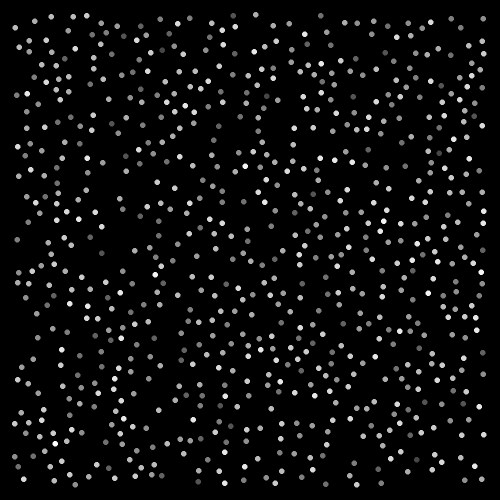
%> input picture Image Model/8bit_image.tif, 1000 x 1000 px (shown at 1/2 size); the run also reads 1 picture not shown here
$ octave HS_script.m   (GNU Octave 9; MATLAB toolbox functions it lacks are replaced by stand-ins)
%> lines starting %> are read from the running program, lines starting %| are printed output that depends on the picture; in (x1, y1, x2, y2) boxes, pixels count from 0 and x2, y2 are one past the last pixel; in counts of white or black regions, pixels touching at a corner belong together; the program's own positions count from 1
### HS_Script/formatgrayscale.m
function image = formatgrayscale(input, invert)

% This function corrects the format of the input image for program
% processing by converting the image to grayscale.
%
% It also inverts the image as specified by the invert variable (Y/N).
%
% If the image is already grayscale, this function will ignore it.
%
% Note: Certain tiff files (particularly those with CMYK channels) will
% NOT work with this function. In those cases, you must convert the file
% manually (ex. photoshop).
%
% By Andrew Van (2012)

disp('#CHECKING FORMAT')

% Invert Image
if invert == 'Y'
    input = imcomplement(input);
    disp('#INVERTING IMAGE')
end
%figure, imshow(input), title('Original Image');

% If Image is not GreyScale
if ndims(input) == 3
    disp('#IMAGE IS NOT GRAYSCALE')
    %Convert Image to GreyScale
    disp('#CONVERTING TO GRAYSCALE')
    image = rgb2gray(input);
    %figure, imshow(I), title('Greyscale Image');

% Image is already GreyScale
elseif ndims(input) == 2
    disp('#IMAGE ALREADY GRAYSCALE')
    image = input;

% Invalid image format
else
    disp('#Error Invalid Image Format\nFile must be grayscale or RGB');
end

### HS_Script/create_mask.m
function [filled_mask, img_props] = create_mask(img, oimg, erode, show_fig)
% create_mask
%   Creates mask from hand segmentation

% Get Mask
r = img(:,:,1);
g = img(:,:,2);
b = img(:,:,3);
mask = (g < 90) & (r > 110);
filled_mask = imfill(mask, 'holes');
if erode == 'Y'
    se = strel('disk', 1, 8);
    filled_mask = imerode(filled_mask, se);
end

% Save Area, Eccentricity
img_props = regionprops(bwconncomp(filled_mask), oimg, 'all');

% Show figure
if show_fig == 'Y'
    figure, imshow(filled_mask);
end

% Label Objects
for k = 1:numel(img_props)
    x = img_props(k).Centroid;
    if show_fig == 'Y'
        text(x(1),x(2),sprintf('%d',k),...
            'HorizontalAlignment', 'center',...
            'VerticalAlignment', 'middle',...
            'Color', [1,0.6,0]);
    end
end

### HS_Script/bg_remove.m
function [output, bg_area, mask] = bg_remove(input)
% Background Remover
%   Removes Background from Image

%disp('#REMOVING BACKGROUND')
%set(lb, 'String', cmdwinout());

% [w l] = size(input);

% Create Binary Mask
binary_mask = ~im2bw(input, graythresh(input)/1.5);
% figure, imshow(binary_mask);

% Find Large Areas
properties=regionprops(binary_mask, 'Area');
idx = ([properties.Area] > 10000);
L = labelmatrix(bwconncomp(binary_mask));
mask = ismember(L, find(idx));
h_mask = imfill(mask, 'holes');
holes = h_mask & ~mask;
bigholes = bwareaopen(holes, 1000);
smallholes = holes & ~bigholes;
mask = mask|smallholes;
% figure, imshow(mask), title('Mask');

% Set Selected Region to 0
input(mask == 1) = 0;

% Setup Outputs
output = input;
mask = imcomplement(mask);
% figure, imshow(output), title('Output');

% Calculate 'Real Image Area'
bordered_mask = bwperim(mask); % For consistency
mask = imfill(bordered_mask,'holes'); % For consistency
bg_area = nnz(mask);
end

### HS_Script/HS_script.m
clc;
clear all;
close all;

%%%%%%%%%%%%%%%%%%%%%%%%%%%%%%%%%%%%%%%%%%%%%%%%%%%%%%%%%%%%%%%%%%%%%%%%%%%

% Erodes segmentation mask by one pixel ('Y' or 'N')
erode = 'N';

% Enable/Disable background remover ('Y' or 'N', enables/disables the background remover function)
bgr = 'Y';

% Show Figure ('Y' or 'N', outputs figure of the segmented image)
show_fig = 'N';

% Excel Filename
xlssavename = 'results.xls';

%%%%%%%%%%%%%%%%%%%%%%%%%%%%%%%%%%%%%%%%%%%%%%%%%%%%%%%%%%%%%%%%%%%%%%%%%%%

% Open Segmented Files
[filename, pathname, ~] = uigetfile({'*.png';'*.jpg';...
    '*.bmp';'*.tif;*.tiff';}, 'File Selector', 'MultiSelect', 'on');
%> the answer given: ../Image Model/8bit_image.tif

% Open Original Files
[filename2, pathname2, ~] = uigetfile({'*.png';'*.jpg';...
    '*.bmp';'*.tif;*.tiff';}, 'File Selector', 'MultiSelect', 'on');
%> the answer given: ../Image Model/I.png

if ~isequal(filename, 0)
    % If filename not cell array, make cell array
    if ~iscell(filename)
        filename = {filename};
        filename2 = {filename2};
    end

    % Find the number of files opened
    num = size(filename ,2);

    % Create cell array
    img = cell(1, num);
    oimg = cell(1, num);
    name = cell(1, num);
    mask = cell(1, num);
    raw_area = cell(1, num);
    raw_eccen = cell(1,num);
    extent = cell(1,num);
    solidity = cell(1,num);
    obj_intensity = cell(1, num);
    sd_obj_intensity = cell(1, num);
    bg_intensity = cell(1, num);
    sd_bg_intensity = cell(1, num);
    NCR = zeros(1, num);
    area = zeros(1, num);
    area_sd = zeros(1, num);
    eccen = zeros(1, num);
    eccen_sd = zeros(1, num);
    objects = zeros(1, num);

    % Save each image/filename to memory
    for n=2:num+1
        img{n-1} = imcrop(imread([pathname filename{n-1}]),[1,1,999,999]);
        oimg{n-1} = imcrop(formatgrayscale(imread([pathname2,...
            filename2{n-1}]),'N'),[1,1,999,999]);
        [path, name{n}, ~] = fileparts(filename{n-1});
        disp([name{n} ':']);
        [mask{n-1}, img_props] = create_mask(img{n-1}, oimg{n-1},...
            erode, show_fig);
%> in create_mask, `mask = (g < 90) & (r > 110);`: mask: size 1000x1000 logical; every value is 0
%> in create_mask, `img_props = regionprops(bwconncomp(filled_mask), oimg, 'all');`: img_props = 0 regions
%> img_props = 0 regions

        if strcmp(bgr,'N')
            bg_area = sum(sum(double((~mask{n-1}))));
        else
            [~, bg_area, ~] = bg_remove(oimg{n-1});
%> in bg_remove, `binary_mask = ~im2bw(input, graythresh(input)/1.5);`:
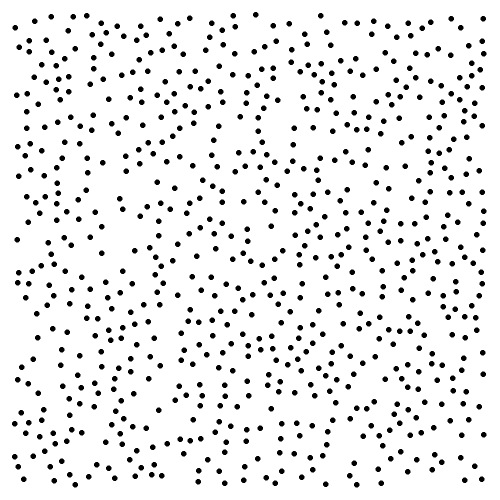
%> binary_mask: size 1000x1000 logical (shown at 1/2 size); 92.7% white; 750 black regions, largest, box (x1, y1, x2, y2) and area: (506, 24, 517, 35) 97, (168, 26, 179, 37) 97, (461, 26, 472, 37) 97
%> in bg_remove, `properties=regionprops(binary_mask, 'Area');`: properties = 1 region; Area: 927250
%> in bg_remove, `idx = ([properties.Area] > 10000);`: idx = true
%> in bg_remove, `h_mask = imfill(mask, 'holes');`: h_mask: size 1000x1000 logical; every value is 1
%> in bg_remove, `holes = h_mask & ~mask;`:
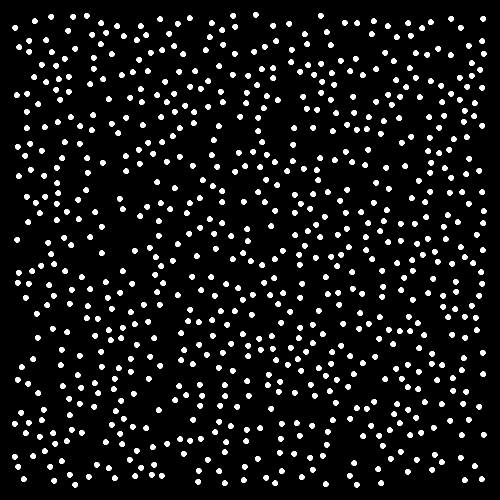
%> holes: size 1000x1000 logical (shown at 1/2 size); 7.3% white; 750 white regions, largest, box (x1, y1, x2, y2) and area: (506, 24, 517, 35) 97, (168, 26, 179, 37) 97, (461, 26, 472, 37) 97
%> in bg_remove, `input(mask == 1) = 0;`: input: size 1000x1000 uint16; every value is 0
%> in bg_remove, `bg_area = nnz(mask);`: bg_area = 0
%> bg_area = 0
            bg_area = bg_area - sum(sum(double(mask{n-1})));
        end

        % Get background by dilating nuclei a few pixels out; do for each
        % individual object
        labeled_mask = bwlabel(mask{n-1});
%> labeled_mask: size 1000x1000 double; every value is 0
        img_props2 = img_props; % Make same size
%> img_props2 = 0 regions
        for a=1:length(img_props)
            s_obj = (labeled_mask == a);
            se1 = strel('disk',5);
            se2 = strel('disk',2);
            bg = imdilate(s_obj,se1) - imdilate(s_obj,se2);
            if show_fig == 'Y'
                figure, imshow(bg);
            end
            disp(a);
            v = regionprops(bwconncomp(bg), oimg{n-1}, 'All');
            if (length(v) == 1)
                img_props2(a,1) = v;
            else
                img_props2(a,1) = v(1,1);
            end
        end
%> this loop made 0 passes

        % Values
        raw_area{n-1} = (0.5625*[img_props.Area])';
        raw_eccen{n-1} = ([img_props.Eccentricity])';
        extent{n-1} = ([img_props.Extent])';
        solidity{n-1} = ([img_props.Solidity])';
        obj_intensity{n-1} = ([img_props.MeanIntensity])';
        sd_obj_intensity{n-1} = ([img_props.MaxIntensity]...
            -[img_props.MinIntensity])'/4;
        bg_intensity{n-1} = ([img_props2.MeanIntensity])';
        sd_bg_intensity{n-1} = ([img_props2.MaxIntensity]...
            -[img_props2.MinIntensity])'/4;
        area(n) = 0.5625*mean([img_props.Area]);
        area_sd(n) = 0.5625*std([img_props.Area]);
        eccen(n) = mean([img_props.Eccentricity]);
        eccen_sd(n) = std([img_props.Eccentricity]);
        objects(n) = length((1:size(img_props)));
        NCR(n) = sum([img_props.Area])/(bg_area);
        disp([num2str(area(n)), ' ', num2str(area_sd(n))]);
%| NaN NaN
        disp([num2str(eccen(n)), ' ', num2str(eccen_sd(n))]);
%| NaN NaN
        disp([num2str(objects(n))]);
%| 0
    end

    % Create table from data
    for i=2:num+1
            raw_area{i-1} = cellstr(num2str(raw_area{i-1}))';
            raw_eccen{i-1} = cellstr(num2str(raw_eccen{i-1}))';
            extent{i-1} = cellstr(num2str(extent{i-1}))';
            solidity{i-1} = cellstr(num2str(solidity{i-1}))';
            obj_intensity{i-1} = cellstr(num2str(obj_intensity{i-1}))';
            sd_obj_intensity{i-1} = cellstr(num2str(...
            sd_obj_intensity{i-1}))';
            bg_intensity{i-1} = cellstr(num2str(bg_intensity{i-1}))';
            sd_bg_intensity{i-1} = cellstr(num2str(...
            sd_bg_intensity{i-1}))';
    end
%> after the loop, bg_intensity = {{''}}; extent = {{''}}; obj_intensity = {{''}}; raw_area = {{''}}; raw_eccen = {{''}}; sd_bg_intensity = {{''}}; sd_obj_intensity = {{''}}; solidity = {{''}}
    % Check if using PC
    if ispc()
        NCR = num2cell(NCR);
        area = num2cell(area);
        area_sd = num2cell(area_sd);
        eccen = num2cell(eccen);
        eccen_sd = num2cell(eccen_sd);
        objects = num2cell(objects);
    else
        NCR = cellstr(num2str(NCR'))';
%> NCR = {'  0', 'NaN'}
        area = cellstr(num2str(area'))';
%> area = {'  0', 'NaN'}
        area_sd = cellstr(num2str(area_sd'))';
%> area_sd = {'  0', 'NaN'}
        eccen = cellstr(num2str(eccen'))';
%> eccen = {'  0', 'NaN'}
        eccen_sd = cellstr(num2str(eccen_sd'))';
%> eccen_sd = {'  0', 'NaN'}
        objects = cellstr(num2str(objects'))';
%> objects = {'0', '0'}
    end

    nameoffiles{1} = 'Image';
    NCR{1} = 'NCR';
    area{1} = 'Average Area';
    area_sd{1} = 'SD Area';
    eccen{1} = 'Average Eccentricity';
    eccen_sd{1} = 'SD Eccentricity';
    objects{1} = '# of Objects';

    % Excel Data Table
    A = [(name)', (NCR)', (area)',(area_sd)',...
        (eccen)',(eccen_sd)',(objects)'];
%> A = 14 items

    % Create Empty Cell
    B = {};

    % Nuclei Area Data (Unaveraged)
    for k = 2:num+1
        B = [B; [cellstr(repmat(name{k},length(raw_area{k-1}),1)),...
            (raw_area{k-1})',(raw_eccen{k-1})',(extent{k-1})',...
            (solidity{k-1})',(obj_intensity{k-1})',...
            (sd_obj_intensity{k-1})',(bg_intensity{k-1})',...
            (sd_bg_intensity{k-1})'...
            cellstr(num2str((1:length(raw_area{k-1}))'))]]; %#ok<AGROW>
    end
%> this loop made 1 pass
%> B on pass 1: {'8bit_image', '', '', '', '', '', '', '', '', '1'}

    % Write to spreadsheet
    if ispc
        xlswrite([pathname xlssavename], A);

        % Nuclei Area Data (Unaveraged)
        xlswrite([pathname 'raw_area.xls'], B);
    else
        % Excel Data Table
        fid=fopen([pathname strtok(xlssavename, '.') '.csv'],'wt');

        [rows, ~]=size(A);
%> rows = 2

        for i=1:rows
            fprintf(fid,'%s,',A{i,1:end-1});
            fprintf(fid,'%s\n',A{i,end});
        end
%> this loop made 2 passes

        fclose(fid);

        % Nuclei Area Data (Unaveraged)
        fid=fopen([pathname strtok('raw_area.xls', '.') '.csv'],'wt');

        [rows, ~]=size(B);
%> rows = 1

        for i=1:rows
            fprintf(fid,'%s,',B{i,1:end-1});
            fprintf(fid,'%s\n',B{i,end});
        end
%> this loop made 1 pass

        fclose(fid);
    end

else
    disp('No Files Selected!');
end
